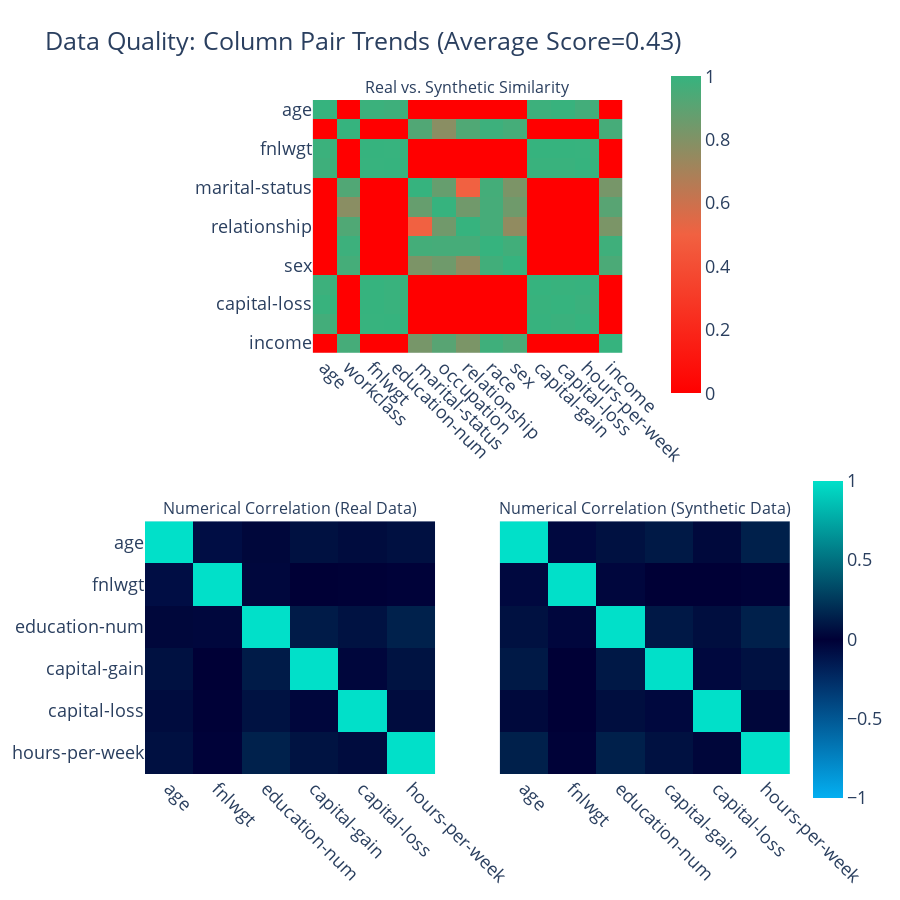

Notebook code for this chart:
### Code cell
quality_report.get_visualization(property_name='Column Pair Trends').show(renderer="vscode")

### Figure 1 — Plotly figure (JSON) as saved in the notebook; plotly's stock layout.template omitted (floating-point values rounded to 4 significant figures; data arrays with more than 128 entries replaced by an {"elided": "..."} marker saying what was removed)
{"data": [{"coloraxis": "coloraxis", "hovertemplate": "<b>Column Pair</b><br>(%{x},%{y})<br><br>Similarity: %{z}<extra></extra>", "type": "heatmap", "x": ["age", "workclass", "fnlwgt", "education-num", "marital-status", "occupation", "relationship", "race", "sex", "capital-gain", "capital-loss", "hours-per-week", "income"], "xaxis": "x", "y": ["age", "workclass", "fnlwgt", "education-num", "marital-status", "occupation", "relationship", "race", "sex", "capital-gain", "capital-loss", "hours-per-week", "income"], "yaxis": "y", "z": {"elided": "13x13 float values"}}, {"coloraxis": "coloraxis2", "customdata": [[1, -0.048, 0.077, 0.112, 0.042, 0.143], [-0.048, 1, -0.036, 0.001, -0.001, -0.01], [0.077, -0.036, 1, 0.108, 0.063, 0.145], [0.112, 0.001, 0.108, 1, -0.045, 0.075], [0.042, -0.001, 0.063, -0.045, 1, 0.029], [0.143, -0.01, 0.145, 0.075, 0.029, 1]], "hovertemplate": "<b>Correlation</b><br>(%{x},%{y})<br><br>Synthetic: %{z}<br>(vs. Real: %{customdata})<extra></extra>", "type": "heatmap", "x": ["age", "fnlwgt", "education-num", "capital-gain", "capital-loss", "hours-per-week"], "xaxis": "x2", "y": ["age", "fnlwgt", "education-num", "capital-gain", "capital-loss", "hours-per-week"], "yaxis": "y2", "z": [[1, -0.074, 0.032, 0.074, 0.053, 0.072], [-0.074, 1, -0.04, -0.001, -0.003, -0.014], [0.032, -0.04, 1, 0.122, 0.081, 0.147], [0.074, -0.001, 0.122, 1, -0.032, 0.083], [0.053, -0.003, 0.081, -0.032, 1, 0.052], [0.072, -0.014, 0.147, 0.083, 0.052, 1]]}, {"coloraxis": "coloraxis2", "customdata": [[1, -0.074, 0.032, 0.074, 0.053, 0.072], [-0.074, 1, -0.04, -0.001, -0.003, -0.014], [0.032, -0.04, 1, 0.122, 0.081, 0.147], [0.074, -0.001, 0.122, 1, -0.032, 0.083], [0.053, -0.003, 0.081, -0.032, 1, 0.052], [0.072, -0.014, 0.147, 0.083, 0.052, 1]], "hovertemplate": "<b>Correlation</b><br>(%{x},%{y})<br><br>Synthetic: %{z}<br>(vs. Real: %{customdata})<extra></extra>", "type": "heatmap", "x": ["age", "fnlwgt", "education-num", "capital-gain", "capital-loss", "hours-per-week"], "xaxis": "x3", "y": ["age", "fnlwgt", "education-num", "capital-gain", "capital-loss", "hours-per-week"], "yaxis": "y3", "z": [[1, -0.048, 0.077, 0.112, 0.042, 0.143], [-0.048, 1, -0.036, 0.001, -0.001, -0.01], [0.077, -0.036, 1, 0.108, 0.063, 0.145], [0.112, 0.001, 0.108, 1, -0.045, 0.075], [0.042, -0.001, 0.063, -0.045, 1, 0.029], [0.143, -0.01, 0.145, 0.075, 0.029, 1]]}], "layout": {"annotations": [{"font": {"size": 16}, "showarrow": false, "text": "Real vs. Synthetic Similarity", "x": 0.5, "xanchor": "center", "xref": "paper", "y": 1, "yanchor": "bottom", "yref": "paper"}, {"font": {"size": 16}, "showarrow": false, "text": "Numerical Correlation (Real Data)", "x": 0.225, "xanchor": "center", "xref": "paper", "y": 0.375, "yanchor": "bottom", "yref": "paper"}, {"font": {"size": 16}, "showarrow": false, "text": "Numerical Correlation (Synthetic Data)", "x": 0.775, "xanchor": "center", "xref": "paper", "y": 0.375, "yanchor": "bottom", "yref": "paper"}], "coloraxis": {"cmax": 1, "cmin": 0, "colorbar": {"len": 0.5, "x": 0.8, "y": 0.8}, "colorscale": [[0, "#FF0000"], [0.5, "#F16141"], [1, "#36B37E"]]}, "coloraxis2": {"cmax": 1, "cmin": -1, "colorbar": {"len": 0.5, "y": 0.2}, "colorscale": [[0, "#03AFF1"], [0.5, "#000036"], [1, "#01E0C9"]]}, "font": {"size": 18}, "height": 900, "title": {"text": "Data Quality: Column Pair Trends (Average Score=0.43)"}, "width": 900, "xaxis": {"anchor": "y", "domain": [0.26, 0.74], "tickangle": 45}, "xaxis2": {"anchor": "y2", "domain": [0, 0.45], "tickangle": 45}, "xaxis3": {"anchor": "y3", "domain": [0.55, 1], "matches": "x2", "tickangle": 45}, "yaxis": {"anchor": "x", "autorange": "reversed", "domain": [0.625, 1]}, "yaxis2": {"anchor": "x2", "autorange": "reversed", "domain": [0, 0.375]}, "yaxis3": {"anchor": "x3", "autorange": "reversed", "domain": [0, 0.375], "matches": "y2", "visible": false}}}
